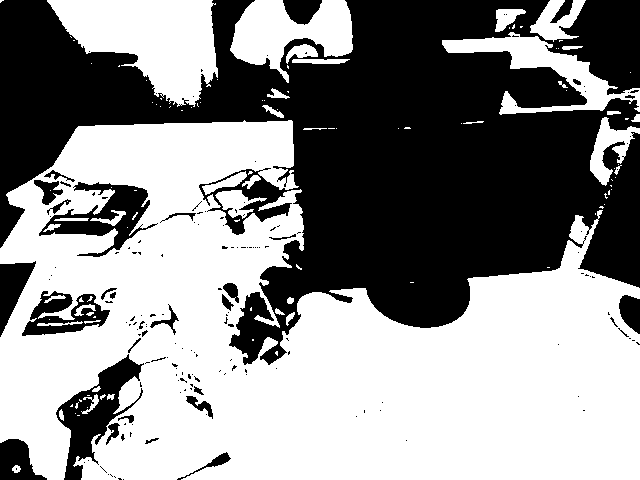
//> input picture image_processing_cpp/resources/orb_imgs/simple_quantization/mono1bit1.png, 640 x 480 px; the run also reads 3 pictures not shown here
$ ./test3   (built with g++ and OpenCV 4)
//> lines starting //> are read from the running program, lines starting //| are printed output that depends on the picture; after the words box and inside, x2 and y2 are one past the last pixel; in counts of white or black regions, pixels touching at a corner belong together
// orb

#include <iostream>
#include <opencv2/core/core.hpp>
#include <opencv2/features2d/features2d.hpp>
#include <opencv2/highgui/highgui.hpp>

using namespace std;
using namespace cv;

int main(int argc, char const *argv[])
{
    // [7 lines of commented-out code are left out]
    Mat img1 = imread("./resources/orb_imgs/mono1bit1.png");
//> img1 is the input picture: 480 rows x 640 cols, CV_8UC3; 55.9% white; 167 black regions (134 under 20 px), largest, box (x1, y1, x2, y2) and area: (0, 0, 640, 365) 119885, (56, 354, 144, 480) 3817, (39, 182, 158, 257) 3137
    Mat img2 = imread("./resources/orb_imgs/mono2bit1.png");
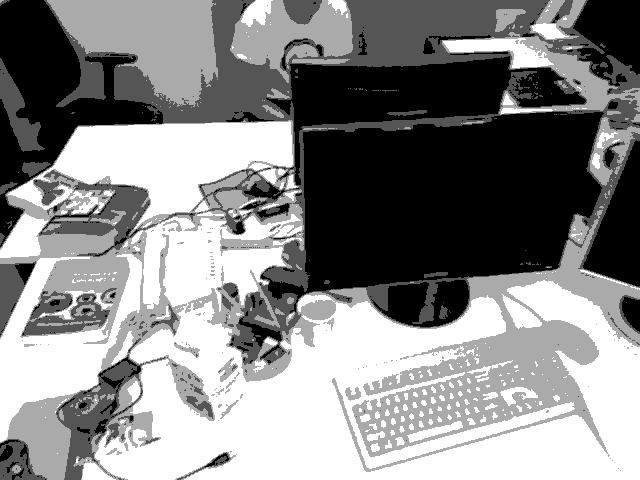
//> input picture image_processing_cpp/resources/orb_imgs/simple_quantization/mono2bit1.png, 640 x 480 px
//> img2 is the input picture: 480 rows x 640 cols, CV_8UC3; min 0, max 255, mean 136.5
    Mat img3 = imread("./resources/orb_imgs/mono3bit1.png");
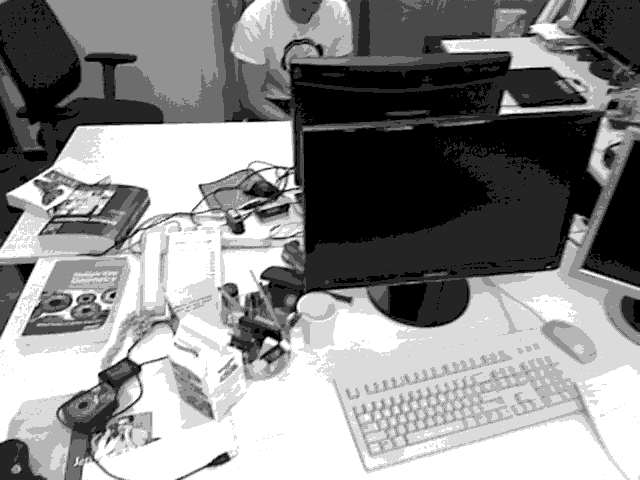
//> input picture image_processing_cpp/resources/orb_imgs/simple_quantization/mono3bit1.png, 640 x 480 px
//> img3 is the input picture: 480 rows x 640 cols, CV_8UC3; min 0, max 255, mean 138.2
    Mat img4 = imread("./resources/orb_imgs/mono4bit1.png");
    Mat img5 = imread("./resources/orb_imgs/mono5bit1.png");
    Mat img6 = imread("./resources/orb_imgs/mono6bit1.png");
    Mat img7 = imread("./resources/orb_imgs/mono7bit1.png");
//> mono7bit1.png cannot be read in this run, so this picture is empty
    Mat img8 = imread("./resources/orb_imgs/mono8bit1.png");
//> mono8bit1.png cannot be read in this run, so this picture is empty

    // 2. initialize
    std::vector<KeyPoint> keypoints1, keypoints2;
    Mat descriptors1, descriptors2;
    Ptr<FeatureDetector> detector = ORB::create();
    Ptr<DescriptorExtractor> descriptor = ORB::create();
    // Ptr<DescriptorMatcher> matcher = DescriptorMatcher::create("BruteForce-Hamming");
    Ptr<DescriptorMatcher> matcher = DescriptorMatcher::create("BruteForce-Hamming");

    // 3. detect Oriented FAST
    detector->detect(img1, keypoints1);
//> keypoints1 = 501 keypoints; strongest (x, y, size): (284, 169, 31), (211, 196, 31), (90, 298, 37.2), (91, 313, 31)
    detector->detect(img2, keypoints2);
//> keypoints2 = 500 keypoints; strongest (x, y, size): (241, 230, 64.3), (242, 230, 53.6), (504, 110, 64.3), (260, 277, 37.2)
    detector->detect(img3, keypoints1);
//> keypoints1 = 500 keypoints; strongest (x, y, size): (267, 338, 64.3), (275, 342, 37.2), (266, 339, 53.6), (243, 228, 64.3)
    detector->detect(img4, keypoints2);
//> keypoints2 = 500 keypoints; strongest (x, y, size): (267, 338, 64.3), (261, 277, 31), (275, 342, 31), (243, 228, 64.3)
    detector->detect(img5, keypoints1);
//> keypoints1 = 500 keypoints; strongest (x, y, size): (267, 338, 64.3), (261, 277, 31), (275, 342, 37.2), (242, 230, 53.6)
    detector->detect(img6, keypoints2);
//> keypoints2 = 500 keypoints; strongest (x, y, size): (267, 338, 64.3), (261, 277, 31), (275, 342, 37.2), (266, 339, 53.6)
    detector->detect(img7, keypoints1);
//> keypoints1 = 0 keypoints
    detector->detect(img8, keypoints2);
//> keypoints2 = 0 keypoints

    // 4. compute BRIEF
    descriptor->compute(img1, keypoints1, descriptors1);
//> descriptors1 = empty
    descriptor->compute(img2, keypoints2, descriptors2);
//> descriptors2 = empty

    Mat outimg1;
    drawKeypoints(img1, keypoints1, outimg1, Scalar::all(-1), DrawMatchesFlags::DEFAULT);
    imshow("ORB keypoints", outimg1);
    waitKey(0);

    // 5. matching keypoints
    vector<DMatch> matches;
    matcher->match(descriptors1, descriptors2, matches); // NORMAL_HAMMING
//> matches = 0 matches

    // 6. filtering matching keypoints
    double min_dist = 10000, max_dist = 0;

    for (int i = 0; i < descriptors1.rows; i++){
        double dist = matches[i].distance;
        if (dist < min_dist) min_dist = dist;
        if (dist > max_dist) max_dist = dist;
    }
//> this loop made 0 passes
//> after the loop, min_dist = 10000; max_dist = 0

    std::vector<DMatch> good_matches;
    for (int i = 0; i < descriptors1.rows; i++) {

        if (matches[i].distance <= max(2*min_dist, 30.0)){
            good_matches.push_back(matches[i]);   // equal to list.append(ele) in python
        }
    }
//> after the loop, good_matches = 0 matches

    // 7. show the result
    Mat img_match, img_goodmatch;
    drawMatches(img1, keypoints1, img2, keypoints2, matches, img_match);
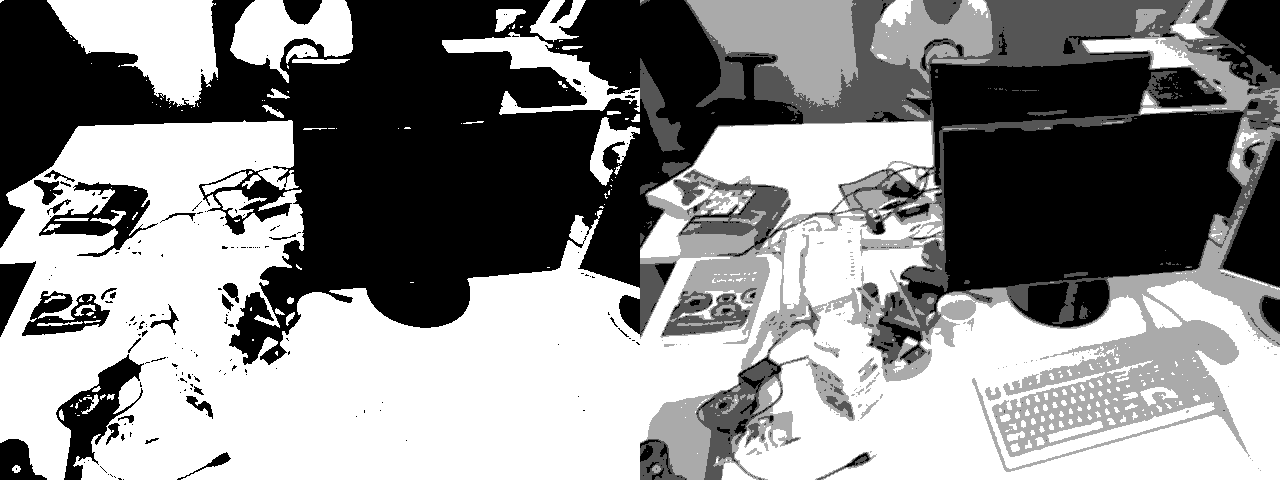
//> img_match: 480 rows x 1280 cols, CV_8UC3; min 0, max 255, mean 139.5
    drawMatches(img1, keypoints1, img2, keypoints2, good_matches, img_goodmatch);

    imshow("img_match", img_match);
    imshow("img goodmatch", img_goodmatch);
    waitKey(0);

    return 0;
}
